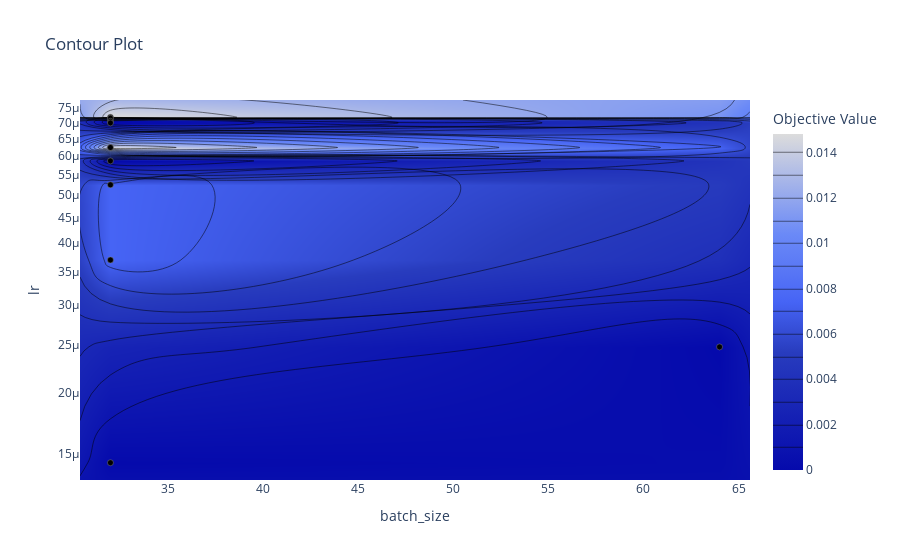

Notebook cell for this chart:
### Code cell
optuna.visualization.plot_contour(study)

### Figure 1 — Plotly figure (JSON) as saved in the notebook; plotly's stock layout.template omitted (floating-point values rounded to 4 significant figures)
{"data": [{"colorbar": {"title": {"text": "Objective Value"}}, "colorscale": [[0, "rgb(5,10,172)"], [0.35, "rgb(40,60,190)"], [0.5, "rgb(70,100,245)"], [0.6, "rgb(90,120,245)"], [0.7, "rgb(106,137,247)"], [1, "rgb(220,220,220)"]], "connectgaps": true, "contours": {"coloring": "heatmap"}, "hoverinfo": "none", "line": {"smoothing": 1.3}, "reversescale": false, "type": "contour", "x": [30.4, 32, 64, 65.6], "y": [1.331e-05, 1.442e-05, 2.47e-05, 3.699e-05, 5.244e-05, 5.861e-05, 6.238e-05, 6.993e-05, 7.045e-05, 7.146e-05, 7.178e-05, 7.778e-05], "z": [[null, null, null, null], [null, 0, null, null], [null, null, 0, null], [null, 0.007407, null, null], [null, 0.007407, null, null], [null, 0, null, null], [null, 0.01481, null, null], [null, 0, null, null], [null, 0, null, null], [null, 0.007407, null, null], [null, 0.01481, null, null], [null, null, null, null]]}, {"marker": {"color": "black", "line": {"color": "Grey", "width": 0.5}}, "mode": "markers", "showlegend": false, "type": "scatter", "x": [32, 64, 32, 32, 32, 32, 32, 32, 32, 32], "y": [7.178e-05, 2.47e-05, 5.244e-05, 1.442e-05, 3.699e-05, 5.861e-05, 6.238e-05, 7.146e-05, 7.045e-05, 6.993e-05]}], "layout": {"title": {"text": "Contour Plot"}, "xaxis": {"range": [30.4, 65.6], "title": {"text": "batch_size"}}, "yaxis": {"range": [-4.876, -4.109], "title": {"text": "lr"}, "type": "log"}}}
